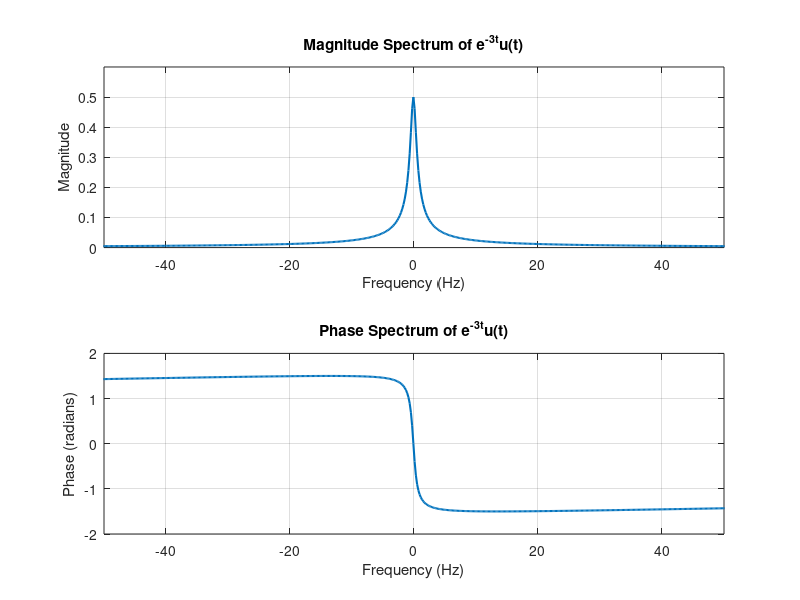

This figure's MATLAB source:
% Step 1: Define the time vector and the function y(t) = e^(-3t)u(t)
sample_rate = 1200;          % Sampling frequency (Hz)
time_vector = 0:1/sample_rate:5; % Time vector from 0 to 5 seconds
signal = exp(-3*time_vector);   % Function e^(-3t) for t >= 0 (u(t) is implied)

% Step 2: Compute the FFT of the signal
num_samples = length(signal);   % Total number of samples
fft_signal = fft(signal);       % Compute FFT using MATLAB's fft function

% Step 3: Apply fftshift for symmetric frequency axis
fft_signal_shifted = fftshift(fft_signal);  % Shift zero frequency to center
frequencies = (-num_samples/2:num_samples/2-1)*(sample_rate/num_samples); % Symmetric frequency axis

% Step 4: Compute magnitude and phase of the shifted FFT
magnitude_spectrum = abs(fft_signal_shifted);  % Magnitude of the Fourier transform
phase_spectrum = angle(fft_signal_shifted);    % Phase of the Fourier transform

% Scale the magnitude to reduce the peak to 0.5
scaled_magnitude = magnitude_spectrum / max(magnitude_spectrum) * 0.5;  % Scale magnitude to peak at 0.5

% Step 5: Plot the results
figure;

% Plot the magnitude spectrum
subplot(2, 1, 1);
plot(frequencies, scaled_magnitude, 'LineWidth', 1.5);
xlabel('Frequency (Hz)');
ylabel('Magnitude');
title('Magnitude Spectrum of e^{-3t}u(t)');
xlim([-50 50]);             % Limit the x-axis to [-50, 50]
ylim([0 0.6]);              % Set y-axis limits from 0 to 0.6
grid on;

% Plot the phase spectrum
subplot(2, 1, 2);
plot(frequencies, phase_spectrum, 'LineWidth', 1.5);
xlabel('Frequency (Hz)');
ylabel('Phase (radians)');
title('Phase Spectrum of e^{-3t}u(t)');
xlim([-50 50]);             % Limit the x-axis to [-50, 50]
grid on;
